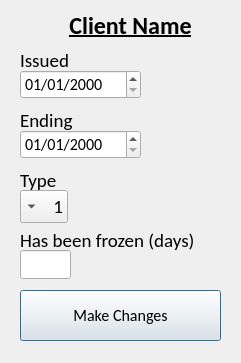
<?xml version="1.0" encoding="UTF-8"?>
<ui version="4.0">
 <class>Dialog</class>
 <widget class="QDialog" name="Dialog">
  <property name="geometry">
   <rect>
    <x>0</x>
    <y>0</y>
    <width>241</width>
    <height>363</height>
   </rect>
  </property>
  <property name="font">
   <font>
    <family>Calibri</family>
   </font>
  </property>
  <property name="windowTitle">
   <string>Edit a Sub</string>
  </property>
  <widget class="QLabel" name="label1">
   <property name="geometry">
    <rect>
     <x>20</x>
     <y>10</y>
     <width>221</width>
     <height>31</height>
    </rect>
   </property>
   <property name="font">
    <font>
     <family>Calibri</family>
     <pointsize>18</pointsize>
     <weight>75</weight>
     <bold>true</bold>
     <underline>true</underline>
    </font>
   </property>
   <property name="text">
    <string>Client Name</string>
   </property>
   <property name="alignment">
    <set>Qt::AlignCenter</set>
   </property>
  </widget>
  <widget class="QLabel" name="label2">
   <property name="geometry">
    <rect>
     <x>20</x>
     <y>50</y>
     <width>111</width>
     <height>20</height>
    </rect>
   </property>
   <property name="font">
    <font>
     <family>Calibri</family>
     <pointsize>14</pointsize>
    </font>
   </property>
   <property name="text">
    <string>Issued</string>
   </property>
  </widget>
  <widget class="QLabel" name="label4">
   <property name="geometry">
    <rect>
     <x>20</x>
     <y>170</y>
     <width>131</width>
     <height>20</height>
    </rect>
   </property>
   <property name="font">
    <font>
     <family>Calibri</family>
     <pointsize>14</pointsize>
    </font>
   </property>
   <property name="text">
    <string>Type</string>
   </property>
  </widget>
  <widget class="QLabel" name="label6">
   <property name="geometry">
    <rect>
     <x>20</x>
     <y>230</y>
     <width>191</width>
     <height>20</height>
    </rect>
   </property>
   <property name="font">
    <font>
     <family>Calibri</family>
     <pointsize>14</pointsize>
    </font>
   </property>
   <property name="text">
    <string>Has been frozen (days)</string>
   </property>
  </widget>
  <widget class="QPushButton" name="button1">
   <property name="geometry">
    <rect>
     <x>20</x>
     <y>290</y>
     <width>201</width>
     <height>51</height>
    </rect>
   </property>
   <property name="font">
    <font>
     <family>Calibri</family>
     <pointsize>12</pointsize>
     <weight>50</weight>
     <bold>false</bold>
    </font>
   </property>
   <property name="text">
    <string>Make Changes</string>
   </property>
  </widget>
  <widget class="QComboBox" name="combo_box1">
   <property name="geometry">
    <rect>
     <x>20</x>
     <y>190</y>
     <width>46</width>
     <height>29</height>
    </rect>
   </property>
   <property name="font">
    <font>
     <family>Calibri</family>
     <pointsize>14</pointsize>
    </font>
   </property>
   <property name="layoutDirection">
    <enum>Qt::RightToLeft</enum>
   </property>
   <property name="insertPolicy">
    <enum>QComboBox::InsertBeforeCurrent</enum>
   </property>
   <property name="sizeAdjustPolicy">
    <enum>QComboBox::AdjustToContents</enum>
   </property>
   <item>
    <property name="text">
     <string>1</string>
    </property>
   </item>
   <item>
    <property name="text">
     <string>3</string>
    </property>
   </item>
   <item>
    <property name="text">
     <string>6</string>
    </property>
   </item>
   <item>
    <property name="text">
     <string>12</string>
    </property>
   </item>
  </widget>
  <widget class="QDateEdit" name="date_edit1">
   <property name="geometry">
    <rect>
     <x>20</x>
     <y>70</y>
     <width>121</width>
     <height>29</height>
    </rect>
   </property>
   <property name="font">
    <font>
     <family>Calibri</family>
     <pointsize>12</pointsize>
    </font>
   </property>
   <property name="displayFormat">
    <string notr="true">dd/MM/yyyy</string>
   </property>
  </widget>
  <widget class="QLineEdit" name="line_edit1">
   <property name="geometry">
    <rect>
     <x>20</x>
     <y>250</y>
     <width>51</width>
     <height>29</height>
    </rect>
   </property>
   <property name="font">
    <font>
     <family>Calibri</family>
     <pointsize>14</pointsize>
    </font>
   </property>
  </widget>
  <widget class="QDateEdit" name="date_edit2">
   <property name="geometry">
    <rect>
     <x>20</x>
     <y>130</y>
     <width>121</width>
     <height>29</height>
    </rect>
   </property>
   <property name="font">
    <font>
     <family>Calibri</family>
     <pointsize>12</pointsize>
    </font>
   </property>
   <property name="displayFormat">
    <string notr="true">dd/MM/yyyy</string>
   </property>
  </widget>
  <widget class="QLabel" name="label3">
   <property name="geometry">
    <rect>
     <x>20</x>
     <y>110</y>
     <width>171</width>
     <height>20</height>
    </rect>
   </property>
   <property name="font">
    <font>
     <family>Calibri</family>
     <pointsize>14</pointsize>
    </font>
   </property>
   <property name="text">
    <string>Ending</string>
   </property>
  </widget>
 </widget>
 <resources/>
 <connections/>
</ui>
